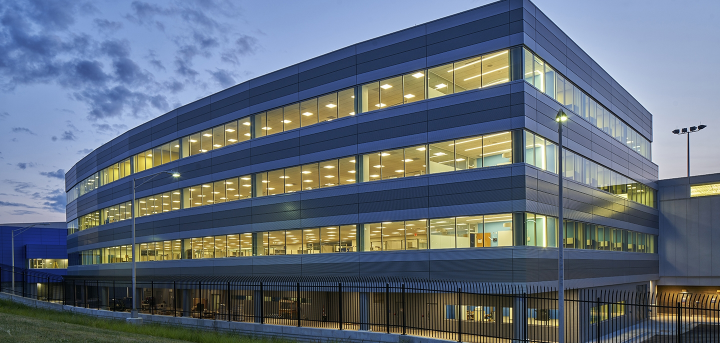
#> input picture In Class/Building01.jpg, 1440 x 686 px (shown at 1/2 size)
$ python detectFeatures07.py   (Python 2 division)
#> lines starting #> are read from the running program, lines starting #| are printed output that depends on the picture; after the words box and inside, x2 and y2 are one past the last pixel; in counts of white or black regions, pixels touching at a corner belong together
### In Class/drawMatches.py
import numpy as np
import random
import cv2

def drawMatches(img1, kp1, img2, kp2, matches):
    """
    Based on an answer from stackoverflow, https://stackoverflow.com/a/20260048

    My own implementation of cv2.drawMatches as OpenCV 2.4.9
    does not have this function available but it's supported in
    OpenCV 3.0.0

    This function takes in two images with their associated
    keypoints, as well as a list of DMatch data structure (matches)
    that contains which keypoints matched in which images.

    An image will be produced where a montage is shown with
    the first image followed by the second image beside it.

    Keypoints are delineated with circles, while lines are connected
    between matching keypoints.

    img1,img2 - Grayscale images
    kp1,kp2 - Detected list of keypoints through any of the OpenCV keypoint
              detection algorithms
    matches - A list of matches of corresponding keypoints through any
              OpenCV keypoint matching algorithm
    """

    # Create a new output image that concatenates the two images together
    # (a.k.a) a montage
    rows1 = img1.shape[0]
    cols1 = img1.shape[1]
    rows2 = img2.shape[0]
    cols2 = img2.shape[1]

    # Create the output image
    # The rows of the output are the greater between the two images
    # and the columns are simply the sum of the two together
    # The intent is to make this a color image, so make this 3 channels
    out = np.zeros((max([rows1,rows2]),cols1+cols2,3), dtype='uint8')

    # Place the first image to the left, each BGR is the gray value
    out[:rows1,:cols1] = np.dstack([img1, img1, img1])

    # Place the next image to the right of it
    out[:rows2,cols1:] = np.dstack([img2, img2, img2])

    # For each pair of points we have between both images
    # draw circles, then connect a line between them

    for mat in matches:
        # MS Create a random color
        red=random.randint(0,255)
        grn=random.randint(0,255)
        blu=random.randint(0,255)
        # Get the matching keypoints for each of the images
        img1_idx = mat.queryIdx
        img2_idx = mat.trainIdx

        # x - columns
        # y - rows
        (x1,y1) = kp1[img1_idx].pt
        (x2,y2) = kp2[img2_idx].pt

        # Draw a small circle at both co-ordinates
        # radius 4
        # colour random
        # thickness = 1
        cv2.circle(out, (int(x1),int(y1)), 4, (red,grn,blu), 1)
        cv2.circle(out, (int(x2)+cols1,int(y2)), 4, (red,grn,blu), 1)

        # Draw a line in between the two points
        # thickness = 1
        # colour random
        cv2.line(out, (int(x1),int(y1)), (int(x2)+cols1,int(y2)), (red,grn,blu), 1)

    # Return the image
    return out

### In Class/detectFeatures07.py
#!/usr/bin/env python

import sys
sys.path.append("/opt/ros/kinetic/lib/python2.7/dist-packages")
import cv2
import numpy as np
from drawMatches import drawMatches


filename1 = 'Building01.jpg'

filename2 = 'Building02.jpg'
MATCH_RATIO = 0.7

def main():
    image1 = cv2.imread(filename1)
#> image1 is the input picture: shape (686, 1440, 3); mean B, G, R 121.5, 107.3, 96.2
    if image1 is None:
      print 'Unable to open file ', filename1
      return
    image2 = cv2.imread(filename2)
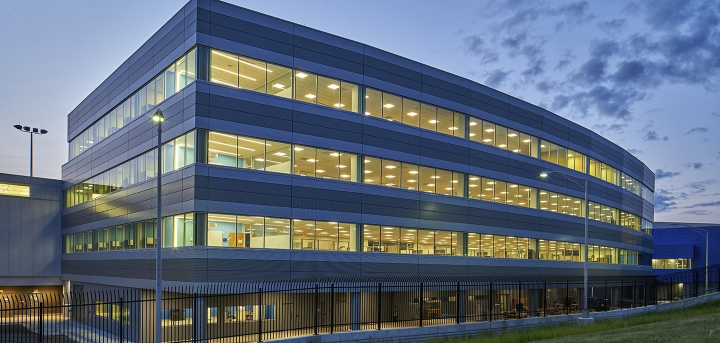
#> input picture In Class/Building02.jpg, 1440 x 686 px (shown at 1/2 size)
#> image2 is the input picture: shape (686, 1440, 3); mean B, G, R 121.6, 107.3, 96.2
    if image2 is None:
      print 'Unable to open file ', filename2
      return

    detector = cv2.ORB_create(nfeatures=5000, scoreType=cv2.ORB_FAST_SCORE, edgeThreshold=4)

    kp1 = detector.detect(image1, None)
#> kp1 = 5117 keypoints; strongest (x, y, size): (1053, 678, 31), (75, 567, 31), (1306, 609, 31), (359, 480, 31)

    kp1, des1 = detector.compute(image1, kp1)

    kp2 = detector.detect(image2, None)
#> kp2 = 5075 keypoints; strongest (x, y, size): (386, 678, 31), (1364, 567, 31), (133, 609, 31), (94, 263, 31)

    kp2, des2 = detector.compute(image2, kp2)

    index_params = dict(algorithm=6, table_number=6, key_size=12, multi_probe_level=1)
    search_params = dict(checks=50)
    matcher = cv2.FlannBasedMatcher(index_params, search_params)

    matches = matcher.knnMatch(des1, des2, k=2)
#> matches = 5117 matches
    print len(matches)
#| 5117
    good = []
    for match in matches:
        if len(match) > 1 and match[0].distance < MATCH_RATIO * match[1].distance:
            good.append(match[0])
#> after the loop, good = 65 matches

    # Need to draw only good matches, so create a mask
    # print 'compute_location'
    gray1 = cv2.cvtColor(image1,cv2.COLOR_BGR2GRAY)
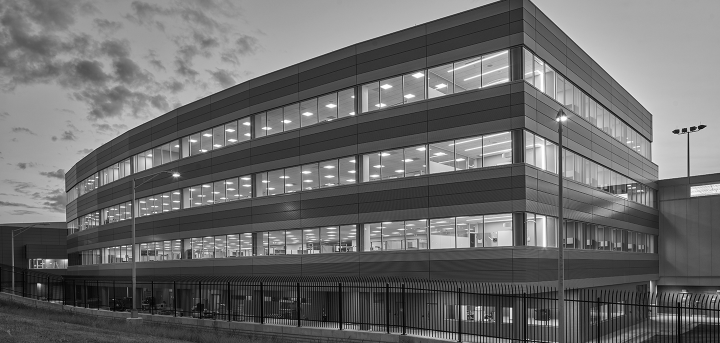
#> gray1: shape (686, 1440) (shown at 1/2 size); min 0, max 255, mean 105.6
    gray2 = cv2.cvtColor(image2,cv2.COLOR_BGR2GRAY)
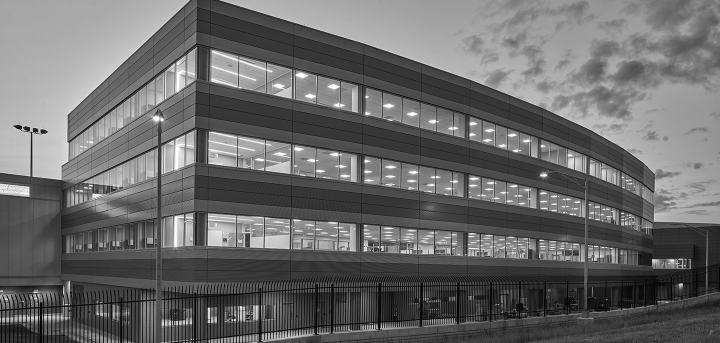
#> gray2: shape (686, 1440) (shown at 1/2 size); min 0, max 255, mean 105.6
    #out = drawMatches(gray1,kp1,gray2,kp2,(match[0] for match in matches))
    out = drawMatches(gray1,kp1,gray2,kp2,good)
#> in drawMatches, `out[:rows1,:cols1] = np.dstack([img1, img1, img1])`:
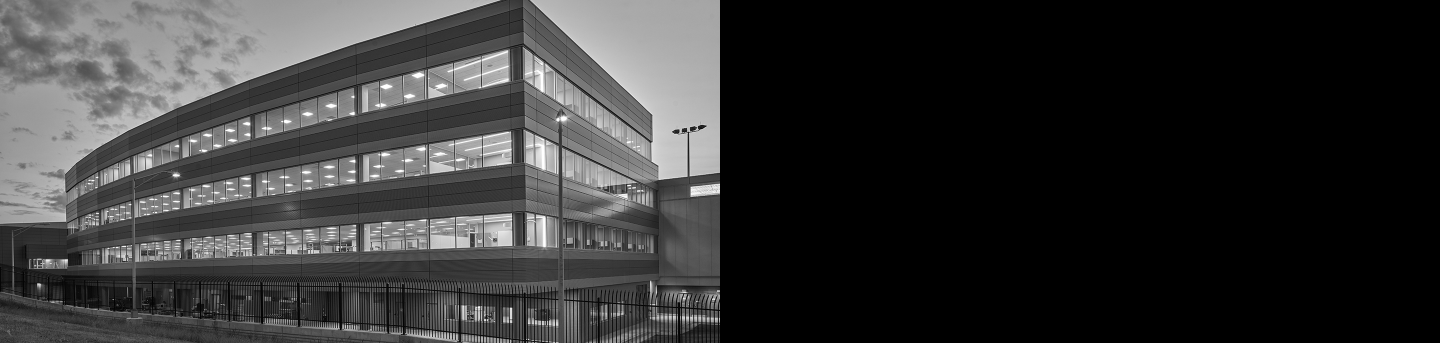
#> out: shape (686, 2880, 3) (shown at 1/2 size); min 0, max 255, mean 52.8
#> in drawMatches, `out[:rows2,cols1:] = np.dstack([img2, img2, img2])`:
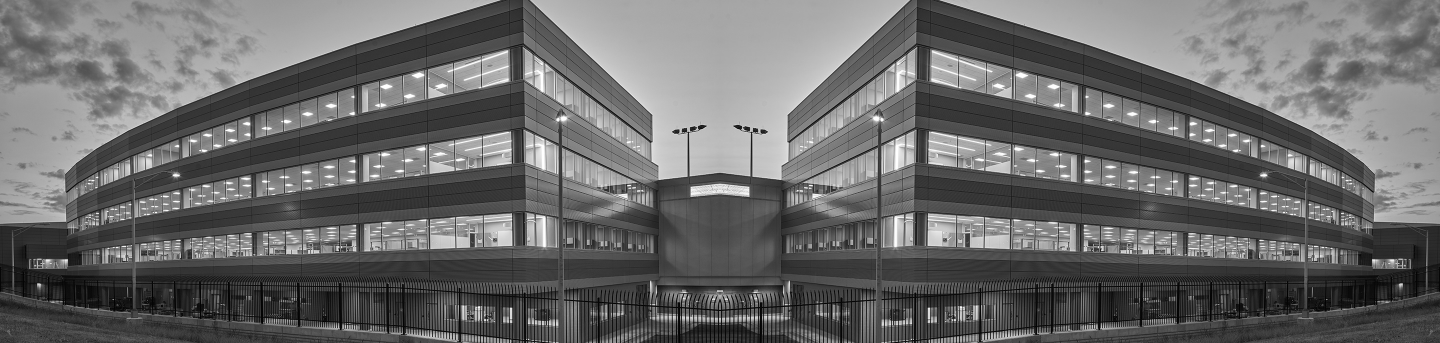
#> out: shape (686, 2880, 3) (shown at 1/2 size); min 0, max 255, mean 105.6
#> the loop in drawMatches, `for mat in matches:` made 65 passes
#> (red, grn, blu, img1_idx, img2_idx, x1, y1, x2) on passes 1 to 12: (197, 215, 20, 8, 384, 1422, 643, 13), (132, 248, 207, 22, 376, 1426, 643, 17), (155, 244, 183, 49, 400, 803, 578, 661), (111, 71, 144, 102, 154, 922, 641, 517), (71, 48, 128, 111, 520, 606, 641, 640), (75, 158, 50, 157, 473, 544, 508, 979), (37, 169, 241, 208, 1904, 739, 501, 432), (51, 181, 222, 233, 4970, 825, 151, 1182.5), (161, 104, 244, 235, 2746, 533, 594, 771.8), (226, 133, 31, 288, 567, 1414, 635, 22), (7, 47, 204, 325, 288, 1361, 634, 85), (0, 252, 170, 344, 281, 1354, 634, 78)
#> after the loop in drawMatches, `for mat in matches:`:
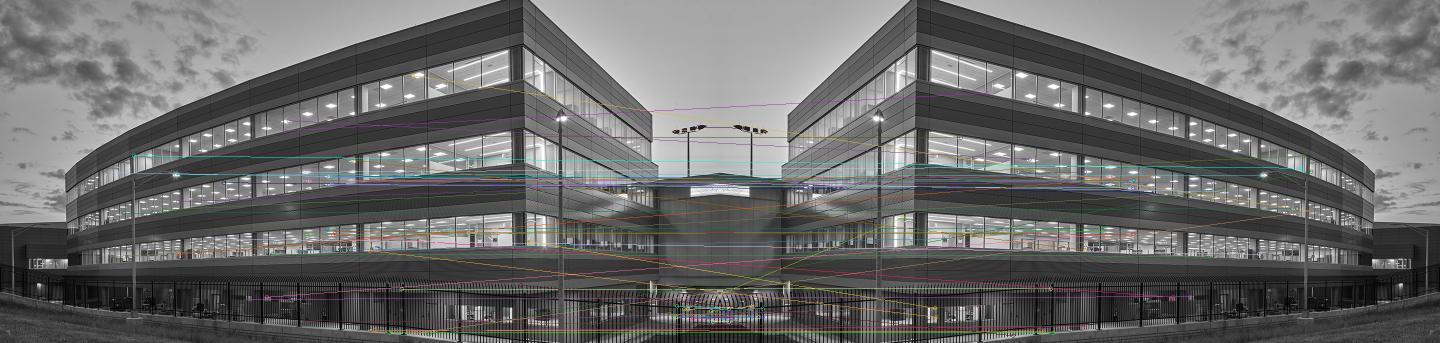
#> out: shape (686, 2880, 3) (shown at 1/2 size); 3.56% of pixels changed, all inside (x1, y1, x2, y2) = (216, 147, 2627, 676); drawn as B, G, R


    cv2.namedWindow('Matches', cv2.WINDOW_NORMAL)
    cv2.imshow('Matches',out)
    cv2.waitKey(0)
    cv2.destroyAllWindows()


if __name__ == '__main__':
    main()
